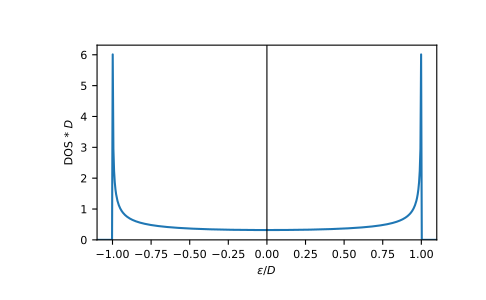

Source code (Python):
eps = np.linspace(-1.1, 1.1, num=500)
dos = gt.lattice.onedim.dos(eps, half_bandwidth=1)

import matplotlib.pyplot as plt
_ = plt.plot(eps, dos)
_ = plt.xlabel(r"$\epsilon/D$")
_ = plt.ylabel(r"DOS * $D$")
_ = plt.axvline(0, color='black', linewidth=0.8)
_ = plt.ylim(bottom=0)
_ = plt.xlim(left=eps.min(), right=eps.max())
plt.show()
